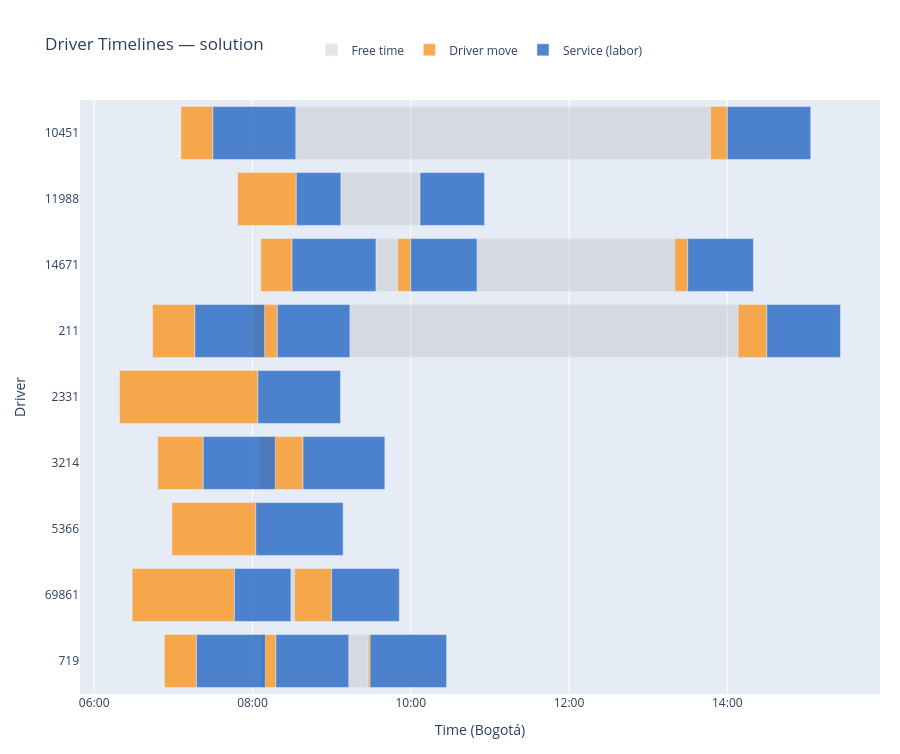

Notebook cell for this chart:
### Markdown cell above
---
## Gantt Chart — Driver Timelines

### Code cell
build_gantt_figure(segments, drivers, LABEL).show()

### Figure 1 — Plotly figure (JSON) as saved in the notebook; plotly's stock layout.template omitted (floating-point values rounded to 4 significant figures)
{"data": [{"base": ["2026-05-05T09:13:53.640000", "2026-05-05T08:32:51", "2026-05-05T09:33:37.800000", "2026-05-05T10:50:13.200000", "2026-05-05T09:13:00.540000", "2026-05-05T09:07:02.640000", "2026-05-05T08:29:10.380000"], "hoverinfo": "text", "hovertext": ["<b>Free time</b><br>Driver: 211<br>Labor: 582581<br>Service: 476091<br>Start: 09:13<br>End:   14:08<br>Duration: 294.2 min", "<b>Free time</b><br>Driver: 10451<br>Labor: 582087<br>Service: 475611<br>Start: 08:32<br>End:   13:47<br>Duration: 314.5 min", "<b>Free time</b><br>Driver: 14671<br>Labor: 584522<br>Service: 477996<br>Start: 09:33<br>End:   09:50<br>Duration: 16.6 min", "<b>Free time</b><br>Driver: 14671<br>Labor: 580598<br>Service: 474217<br>Start: 10:50<br>End:   13:20<br>Duration: 149.9 min", "<b>Free time</b><br>Driver: 719<br>Labor: 583222<br>Service: 476714<br>Start: 09:13<br>End:   09:27<br>Duration: 14.7 min", "<b>Free time</b><br>Driver: 11988<br>Labor: 581306<br>Service: 474882<br>Start: 09:07<br>End:   10:07<br>Duration: 60.0 min", "<b>Free time</b><br>Driver: 69861<br>Labor: 584209<br>Service: 477688<br>Start: 08:29<br>End:   08:31<br>Duration: 2.8 min"], "legendgroup": "FREE_TIME", "marker": {"color": "rgba(190, 190, 190, 0.40)"}, "name": "Free time", "orientation": "h", "type": "bar", "x": [17655186, 18868356, 992790, 8996688, 882030, 3600000, 165990], "y": ["211", "10451", "14671", "14671", "719", "11988", "69861"]}, {"base": ["2026-05-05T06:44:14.100000", "2026-05-05T08:00:53.898000", "2026-05-05T14:08:08.826000", "2026-05-05T06:48:09.180000", "2026-05-05T08:05:04.162000", "2026-05-05T06:58:55.740000", "2026-05-05T07:05:47.400000", "2026-05-05T13:47:19.356000", "2026-05-05T08:06:19.800000", "2026-05-05T09:50:10.590000", "2026-05-05T13:20:09.888000", "2026-05-05T06:19:14.880000", "2026-05-05T06:53:15.720000", "2026-05-05T08:06:37.386000", "2026-05-05T09:27:42.570000", "2026-05-05T07:48:41.040000", "2026-05-05T06:28:48.180000", "2026-05-05T08:31:56.370000"], "hoverinfo": "text", "hovertext": ["<b>Driver move</b><br>Driver: 211<br>Labor: 568175<br>Service: 462197<br>Start: 06:44<br>End:   07:16<br>Duration: 32.1 min<br>Distance: 10.70 km", "<b>Driver move</b><br>Driver: 211<br>Labor: 583229<br>Service: 476721<br>Start: 08:00<br>End:   08:18<br>Duration: 18.0 min<br>Distance: 5.99 km<br><i>⚠ infeasible</i>", "<b>Driver move</b><br>Driver: 211<br>Labor: 582581<br>Service: 476091<br>Start: 14:08<br>End:   14:30<br>Duration: 21.9 min<br>Distance: 7.28 km", "<b>Driver move</b><br>Driver: 3214<br>Labor: 577164<br>Service: 470895<br>Start: 06:48<br>End:   07:22<br>Duration: 34.5 min<br>Distance: 11.51 km", "<b>Driver move</b><br>Driver: 3214<br>Labor: 575990<br>Service: 469754<br>Start: 08:05<br>End:   08:38<br>Duration: 33.3 min<br>Distance: 11.09 km<br><i>⚠ infeasible</i>", "<b>Driver move</b><br>Driver: 5366<br>Labor: 579573<br>Service: 473252<br>Start: 06:58<br>End:   08:02<br>Duration: 63.6 min<br>Distance: 21.20 km", "<b>Driver move</b><br>Driver: 10451<br>Labor: 581535<br>Service: 473669<br>Start: 07:05<br>End:   07:30<br>Duration: 24.2 min<br>Distance: 8.07 km", "<b>Driver move</b><br>Driver: 10451<br>Labor: 582087<br>Service: 475611<br>Start: 13:47<br>End:   14:00<br>Duration: 12.7 min<br>Distance: 4.23 km", "<b>Driver move</b><br>Driver: 14671<br>Labor: 583370<br>Service: 476859<br>Start: 08:06<br>End:   08:30<br>Duration: 23.7 min<br>Distance: 7.89 km", "<b>Driver move</b><br>Driver: 14671<br>Labor: 584522<br>Service: 477996<br>Start: 09:50<br>End:   10:00<br>Duration: 9.8 min<br>Distance: 3.27 km", "<b>Driver move</b><br>Driver: 14671<br>Labor: 580598<br>Service: 474217<br>Start: 13:20<br>End:   13:30<br>Duration: 9.8 min<br>Distance: 3.28 km", "<b>Driver move</b><br>Driver: 2331<br>Labor: 581010<br>Service: 474609<br>Start: 06:19<br>End:   08:04<br>Duration: 104.8 min<br>Distance: 34.95 km", "<b>Driver move</b><br>Driver: 719<br>Labor: 581134<br>Service: 474726<br>Start: 06:53<br>End:   07:17<br>Duration: 24.3 min<br>Distance: 8.10 km", "<b>Driver move</b><br>Driver: 719<br>Labor: 583190<br>Service: 476688<br>Start: 08:06<br>End:   08:17<br>Duration: 11.2 min<br>Distance: 3.72 km<br><i>⚠ infeasible</i>", "<b>Driver move</b><br>Driver: 719<br>Labor: 583222<br>Service: 476714<br>Start: 09:27<br>End:   09:29<br>Duration: 1.5 min<br>Distance: 0.49 km", "<b>Driver move</b><br>Driver: 11988<br>Labor: 581304<br>Service: 474882<br>Start: 07:48<br>End:   08:33<br>Duration: 44.5 min<br>Distance: 14.85 km", "<b>Driver move</b><br>Driver: 69861<br>Labor: 583220<br>Service: 476714<br>Start: 06:28<br>End:   07:46<br>Duration: 77.5 min<br>Distance: 25.83 km", "<b>Driver move</b><br>Driver: 69861<br>Labor: 584209<br>Service: 477688<br>Start: 08:31<br>End:   09:00<br>Duration: 28.1 min<br>Distance: 9.35 km"], "legendgroup": "DRIVER_MOVE", "marker": {"color": "rgba(250, 155, 45,  0.85)"}, "name": "Driver move", "orientation": "h", "type": "bar", "x": [1926000, 1078542, 1311174, 2072000.0, 1996578, 3816000, 1452600, 760644, 1420200, 589410, 590112, 6291000, 1458000, 668754, 88110, 2673000, 4649400, 1683630], "y": ["211", "211", "211", "3214", "3214", "5366", "10451", "10451", "14671", "14671", "14671", "2331", "719", "719", "719", "11988", "69861", "69861"]}, {"base": ["2026-05-05T07:16:20.100000", "2026-05-05T08:18:52.440000", "2026-05-05T14:30:00", "2026-05-05T07:22:40.980000", "2026-05-05T08:38:20.740000", "2026-05-05T08:02:31.740000", "2026-05-05T07:30:00", "2026-05-05T14:00:00", "2026-05-05T08:30:00", "2026-05-05T10:00:00", "2026-05-05T13:30:00", "2026-05-05T08:04:05.880000", "2026-05-05T07:17:33.720000", "2026-05-05T08:17:46.140000", "2026-05-05T09:29:10.680000", "2026-05-05T08:33:14.040000", "2026-05-05T10:07:02.640000", "2026-05-05T07:46:17.580000", "2026-05-05T09:00:00"], "hoverinfo": "text", "hovertext": ["<b>Service (labor)</b><br>Driver: 211<br>Labor: 568175<br>Service: 462197<br>Start: 07:16<br>End:   08:09<br>Duration: 52.8 min<br>Distance: 4.64 km", "<b>Service (labor)</b><br>Driver: 211<br>Labor: 583229<br>Service: 476721<br>Start: 08:18<br>End:   09:13<br>Duration: 55.0 min<br>Distance: 6.28 km<br><i>⚠ infeasible</i>", "<b>Service (labor)</b><br>Driver: 211<br>Labor: 582581<br>Service: 476091<br>Start: 14:30<br>End:   15:25<br>Duration: 55.8 min<br>Distance: 5.59 km", "<b>Service (labor)</b><br>Driver: 3214<br>Labor: 577164<br>Service: 470895<br>Start: 07:22<br>End:   08:17<br>Duration: 54.6 min<br>Distance: 7.57 km", "<b>Service (labor)</b><br>Driver: 3214<br>Labor: 575990<br>Service: 469754<br>Start: 08:38<br>End:   09:40<br>Duration: 62.0 min<br>Distance: 11.35 km<br><i>⚠ infeasible</i>", "<b>Service (labor)</b><br>Driver: 5366<br>Labor: 579573<br>Service: 473252<br>Start: 08:02<br>End:   09:08<br>Duration: 66.2 min<br>Distance: 23.69 km", "<b>Service (labor)</b><br>Driver: 10451<br>Labor: 581535<br>Service: 473669<br>Start: 07:30<br>End:   08:32<br>Duration: 62.9 min<br>Distance: 11.81 km", "<b>Service (labor)</b><br>Driver: 10451<br>Labor: 582087<br>Service: 475611<br>Start: 14:00<br>End:   15:03<br>Duration: 63.3 min<br>Distance: 12.79 km", "<b>Service (labor)</b><br>Driver: 14671<br>Labor: 583370<br>Service: 476859<br>Start: 08:30<br>End:   09:33<br>Duration: 63.6 min<br>Distance: 14.92 km", "<b>Service (labor)</b><br>Driver: 14671<br>Labor: 584522<br>Service: 477996<br>Start: 10:00<br>End:   10:50<br>Duration: 50.2 min<br>Distance: 3.04 km", "<b>Service (labor)</b><br>Driver: 14671<br>Labor: 580598<br>Service: 474217<br>Start: 13:30<br>End:   14:19<br>Duration: 49.9 min<br>Distance: 3.28 km", "<b>Service (labor)</b><br>Driver: 2331<br>Labor: 581010<br>Service: 474609<br>Start: 08:04<br>End:   09:06<br>Duration: 62.6 min<br>Distance: 10.86 km", "<b>Service (labor)</b><br>Driver: 719<br>Labor: 581134<br>Service: 474726<br>Start: 07:17<br>End:   08:09<br>Duration: 52.2 min<br>Distance: 5.14 km", "<b>Service (labor)</b><br>Driver: 719<br>Labor: 583190<br>Service: 476688<br>Start: 08:17<br>End:   09:13<br>Duration: 55.2 min<br>Distance: 7.95 km<br><i>⚠ infeasible</i>", "<b>Service (labor)</b><br>Driver: 719<br>Labor: 583222<br>Service: 476714<br>Start: 09:29<br>End:   10:27<br>Duration: 58.0 min<br>Distance: 9.29 km", "<b>Service (labor)</b><br>Driver: 11988<br>Labor: 581304<br>Service: 474882<br>Start: 08:33<br>End:   09:07<br>Duration: 33.8 min<br>Distance: 1.52 km", "<b>Service (labor)</b><br>Driver: 11988<br>Labor: 581306<br>Service: 474882<br>Start: 10:07<br>End:   10:55<br>Duration: 48.9 min<br>Distance: 1.52 km", "<b>Service (labor)</b><br>Driver: 69861<br>Labor: 583220<br>Service: 476714<br>Start: 07:46<br>End:   08:29<br>Duration: 42.9 min<br>Distance: 8.37 km", "<b>Service (labor)</b><br>Driver: 69861<br>Labor: 584209<br>Service: 477688<br>Start: 09:00<br>End:   09:51<br>Duration: 51.3 min<br>Distance: 2.67 km"], "legendgroup": "VEHICLE_TRANSPORTATION", "marker": {"color": "rgba(55,  115, 200, 0.88)"}, "name": "Service (labor)", "orientation": "h", "type": "bar", "x": [3170400, 3301200, 3346800, 3276600, 3721800, 3973200, 3771000, 3796200, 3817800, 3013200, 2991600, 3759000, 3133800, 3314400, 3480000, 2028600, 2934000, 2572800, 3079800], "y": ["211", "211", "211", "3214", "3214", "5366", "10451", "10451", "14671", "14671", "14671", "2331", "719", "719", "719", "11988", "11988", "69861", "69861"]}], "layout": {"barmode": "overlay", "height": 754, "hovermode": "closest", "legend": {"orientation": "h", "x": 0.5, "xanchor": "center", "y": 1.06, "yanchor": "bottom"}, "margin": {"b": 60, "l": 80, "r": 20, "t": 100}, "title": {"text": "Driver Timelines — solution"}, "xaxis": {"range": ["2026-05-05T05:49:14.880000", "2026-05-05T15:55:46.800000"], "tickformat": "%H:%M", "title": {"text": "Time (Bogotá)"}, "type": "date"}, "yaxis": {"categoryarray": ["719", "69861", "5366", "3214", "2331", "211", "14671", "11988", "10451"], "categoryorder": "array", "title": {"text": "Driver"}}}}
